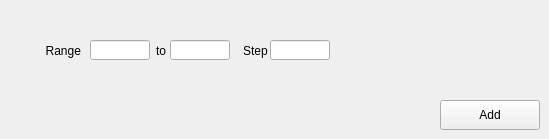
    <widget class="QWidget" name="tab_2">
     <attribute name="title">
      <string>Learning Rate</string>
     </attribute>
     <widget class="QLineEdit" name="learningRateFrom_LineEdit">
      <property name="geometry">
       <rect>
        <x>90</x>
        <y>40</y>
        <width>60</width>
        <height>20</height>
       </rect>
      </property>
      <property name="alignment">
       <set>Qt::AlignRight|Qt::AlignTrailing|Qt::AlignVCenter</set>
      </property>
     </widget>
     <widget class="QLabel" name="label_5">
      <property name="geometry">
       <rect>
        <x>153</x>
        <y>40</y>
        <width>16</width>
        <height>21</height>
       </rect>
      </property>
      <property name="text">
       <string>to</string>
      </property>
      <property name="alignment">
       <set>Qt::AlignCenter</set>
      </property>
     </widget>
     <widget class="QLineEdit" name="learningRateTo_LineEdit">
      <property name="geometry">
       <rect>
        <x>170</x>
        <y>40</y>
        <width>60</width>
        <height>20</height>
       </rect>
      </property>
      <property name="alignment">
       <set>Qt::AlignRight|Qt::AlignTrailing|Qt::AlignVCenter</set>
      </property>
     </widget>
     <widget class="QLineEdit" name="learningRateStep_LineEdit">
      <property name="geometry">
       <rect>
        <x>270</x>
        <y>40</y>
        <width>60</width>
        <height>20</height>
       </rect>
      </property>
      <property name="alignment">
       <set>Qt::AlignRight|Qt::AlignTrailing|Qt::AlignVCenter</set>
      </property>
     </widget>
     <widget class="QLabel" name="label_6">
      <property name="geometry">
       <rect>
        <x>240</x>
        <y>40</y>
        <width>31</width>
        <height>21</height>
       </rect>
      </property>
      <property name="text">
       <string>Step</string>
      </property>
      <property name="alignment">
       <set>Qt::AlignCenter</set>
      </property>
     </widget>
     <widget class="QPushButton" name="learningRateAdd_Button">
      <property name="geometry">
       <rect>
        <x>440</x>
        <y>100</y>
        <width>100</width>
        <height>30</height>
       </rect>
      </property>
      <property name="text">
       <string>Add</string>
      </property>
     </widget>
     <widget class="QLabel" name="layerSize_Label_3">
      <property name="geometry">
       <rect>
        <x>10</x>
        <y>40</y>
        <width>71</width>
        <height>21</height>
       </rect>
      </property>
      <property name="text">
       <string>Range</string>
      </property>
      <property name="alignment">
       <set>Qt::AlignRight|Qt::AlignTrailing|Qt::AlignVCenter</set>
      </property>
     </widget>
    </widget>
